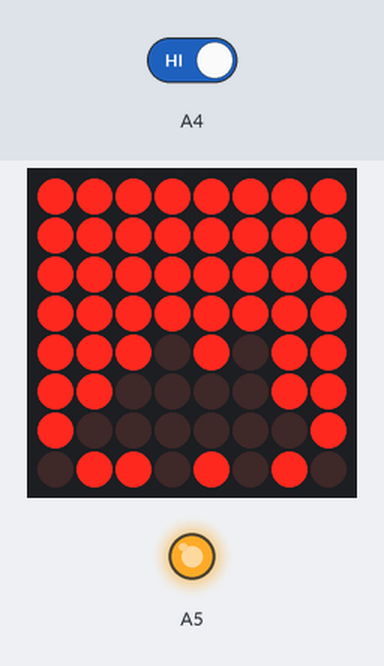
This sketch was run on a simulated Arduino Uno, built with avr-gcc and run on an emulated ATmega328P. Parts: 8×8 LED matrix, output pins drawn as LEDs (lit = HIGH). Wiring (inferred from the names in the program): LED matrix (orientation assumed): rows pin 12, pin 2, pin 14, pin 9, pin 3, pin 8, pin 5, pin 17; columns pin 4, pin 6, pin 7, pin 10, pin 11, pin 13, pin 15, pin 16. The test bench sets the inputs (shaded band); at power-on: A4 HIGH. Random numbers use the default seed unless the sketch sets one; pins used as bus, display or sensor lines are not drawn.

Above: at 1.2 s.
1.3 s: A4 driven LOW
At 2.77 s:
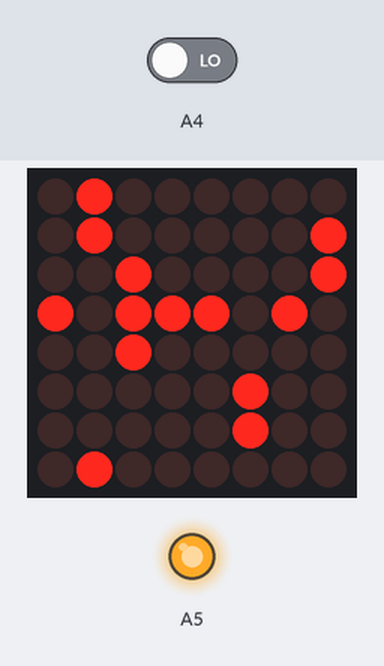
3.0 s: A4 driven HIGH
At 4.23 s:
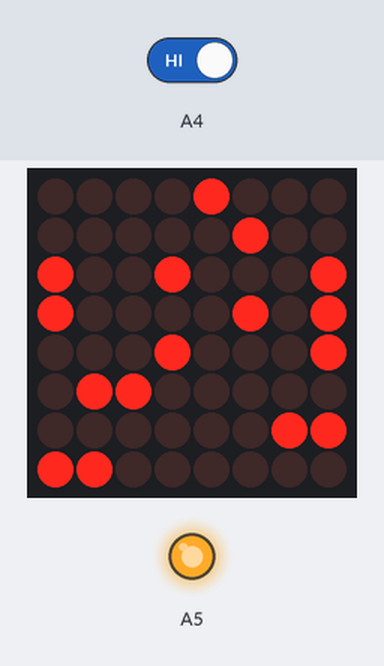
4.9 s: A4 driven LOW
At 7.47 s:
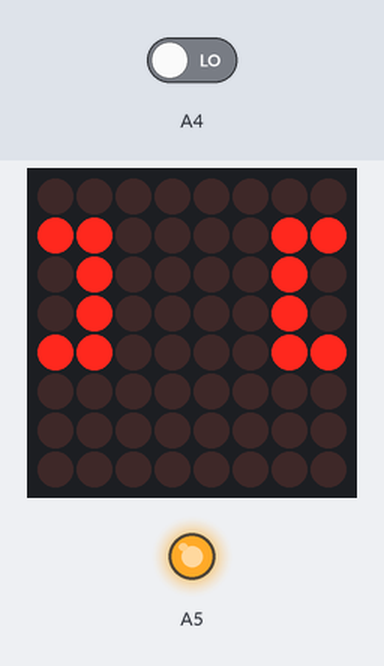
7.9 s: A4 driven HIGH
9.8 s: A4 driven LOW
At 10.55 s:
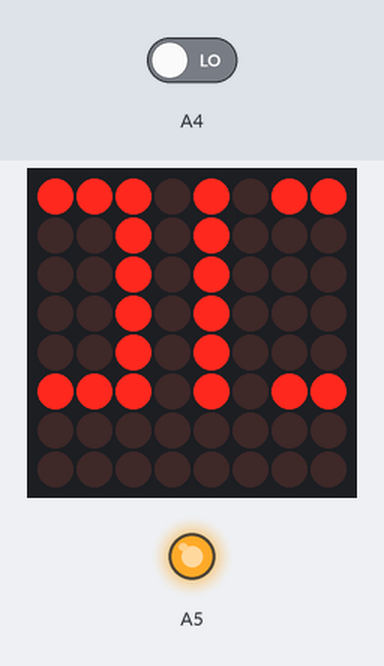
12.8 s: A4 driven HIGH
At 14.93 s:
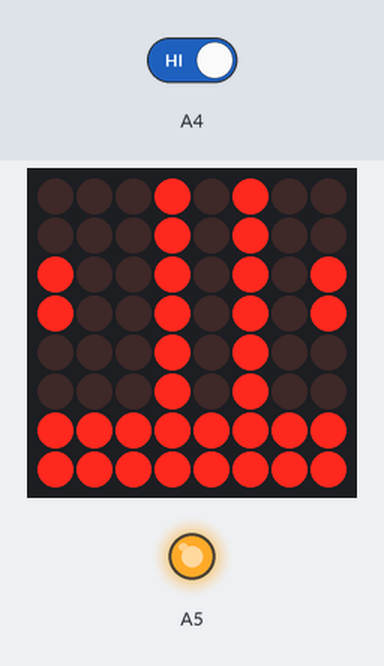

The sketch:

Flip_animation_accessories.ino
```cpp
// (licence header left out)
#include <MsTimer2.h>
#define FallVelocity 80
#define AnimeMax 8

// 8 x 8 matrix LED
// ROW side cathode , COLOMN side of the anode
byte pins[17] = /*Arduino*/ { -1, 9, 8, 7, 6, 5, 4, 3, 2, 17, 16, 15, 14, 13, 12, 11, 10};
const static byte cols[8] = {pins[13], pins[ 3], pins[ 4], pins[10], pins[ 6], pins[11], pins[15], pins[16]};
const static byte rows[8] = {pins[ 9], pins[14], pins[ 8], pins[12], pins[ 1], pins[ 7], pins[ 2], pins[ 5]};

int anime_no = 0;
int button = 0;
int anime_frame = 0;
int cat = 0;
int ano = 0;
unsigned long time;
byte *layer;

byte anime[8][6][AnimeMax] = {{{
      0b00000000,
      0b00000000,
      0b00100100,
      0b00111100,
      0b00111100,
      0b00011000,
      0b00000000,
      0b00000000,
    }, {
      0b00000000,
      0b01100110,
      0b01111110,
      0b01111110,
      0b01111110,
      0b00111100,
      0b00011000,
      0b00000000,
    }, {
      0b01100110,
      0b11111111,
      0b11111111,
      0b11111111,
      0b11111111,
      0b01111110,
      0b00111100,
      0b00011000,
    }, {
      0b00000000,
      0b01100110,
      0b01111110,
      0b01111110,
      0b01111110,
      0b00111100,
      0b00011000,
      0b00000000,
    }, {
      0b00000000,
      0b00000000,
      0b00100100,
      0b00111100,
      0b00111100,
      0b00011000,
      0b00000000,
      0b00000000,
    }, {
      0b00000000,
      0b00000000,
      0b00000000,
      0b00011000,
      0b00011000,
      0b00000000,
      0b00000000,
      0b00000000,
    }
  }, {{
      0b00011000,
      0b00011000,
      0b00010000,
      0b11011011,
      0b11111111,
      0b00001000,
      0b00011000,
      0b00011000,
    }, {
      0b00001100,
      0b00001100,
      0b11001000,
      0b11111000,
      0b00011111,
      0b00010011,
      0b00110000,
      0b00110000,
    }, {
      0b00000110,
      0b11000110,
      0b11100100,
      0b00011000,
      0b00011000,
      0b00100111,
      0b01100011,
      0b01100000,
    }, {
      0b11000011,
      0b11000011,
      0b00100100,
      0b00011000,
      0b00011000,
      0b00100100,
      0b11000011,
      0b11000011,
    }, {
      0b01100000,
      0b01100011,
      0b00100111,
      0b00011000,
      0b00011000,
      0b11100100,
      0b11000110,
      0b00000110,
    }, {
      0b00110000,
      0b00110000,
      0b00010011,
      0b00011111,
      0b11111000,
      0b11001000,
      0b00001100,
      0b00001100,
    }
  }, {{
      0b00000001,
      0b00000001,
      0b00000011,
      0b00000010,
      0b11111100,
      0b00000000,
      0b00000000,
      0b00000000,
    }, {
      0b00000100,
      0b00000100,
      0b00001100,
      0b00001010,
      0b11110010,
      0b00000010,
      0b00000001,
      0b00000001,
    }, {
      0b00010000,
      0b00010000,
      0b00110000,
      0b00101000,
      0b11001001,
      0b00001010,
      0b00000100,
      0b00000100,
    }, {
      0b01000000,
      0b01000000,
      0b11000000,
      0b10100000,
      0b00100111,
      0b00101000,
      0b00010000,
      0b00010000,
    }, {
      0b00000000,
      0b00000000,
      0b00000000,
      0b10000000,
      0b10011111,
      0b10100000,
      0b01000000,
      0b01000000,
    }, {
      0b00000000,
      0b00000000,
      0b00000000,
      0b00000000,
      0b01111111,
      0b10000000,
      0b00000000,
      0b00000000,
    }
  }, {{
      0b00000000,
      0b01100110,
      0b01100110,
      0b00000000,
      0b01111110,
      0b01000010,
      0b01000010,
      0b00111100,
    }, {
      0b00000000,
      0b00100100,
      0b01100110,
      0b00000000,
      0b00111100,
      0b01000010,
      0b00111100,
      0b00000000,
    }, {
      0b00000000,
      0b01100110,
      0b01100110,
      0b00000000,
      0b00111100,
      0b01000010,
      0b00111100,
      0b00000000,
    }, {
      0b00000000,
      0b01100110,
      0b01100110,
      0b00011000,
      0b00100100,
      0b00100100,
      0b00100100,
      0b00011000,
    }, {
      0b00000000,
      0b01100110,
      0b01100110,
      0b00000000,
      0b00000000,
      0b00011000,
      0b00100100,
      0b00011000,
    }, {
      0b00000000,
      0b01100110,
      0b01100110,
      0b00000000,
      0b00000000,
      0b01111110,
      0b00000000,
      0b00000000,
    }
  }, {{
      0b00101000,
      0b00010010,
      0b10010000,
      0b00011001,
      0b10011000,
      0b00000001,
      0b01000000,
      0b00010100,
    }, {
      0b00010100,
      0b01000000,
      0b01000001,
      0b10111000,
      0b00011001,
      0b10000000,
      0b00000010,
      0b00101000,
    }, {
      0b00101000,
      0b00000010,
      0b10000000,
      0b00011001,
      0b10011000,
      0b00100001,
      0b01100000,
      0b00010100,
    }, {
      0b00010100,
      0b01000000,
      0b00000001,
      0b10011000,
      0b00011001,
      0b10001000,
      0b0000110,
      0b00101000,
    }, {
      0b00101000,
      0b00000010,
      0b10000000,
      0b00011001,
      0b10011000,
      0b00000111,
      0b01000000,
      0b00010100,
    }, {
      0b00010100,
      0b01000000,
      0b00000011,
      0b10011100,
      0b00011001,
      0b10000000,
      0b0000010,
      0b00101000,
    }
  }, {{
      0b00000000,
      0b00000000,
      0b00000000,
      0b00011000,
      0b00011000,
      0b00000000,
      0b00000000,
      0b00000000,
    }, {
      0b00000000,
      0b00000000,
      0b00011000,
      0b00100100,
      0b00100100,
      0b00011000,
      0b00000000,
      0b00000000,
    }, {
      0b00000000,
      0b00011000,
      0b00100100,
      0b01000010,
      0b01000010,
      0b00100100,
      0b00011000,
      0b00000000,
    }, {
      0b00111100,
      0b01000010,
      0b10000001,
      0b10000001,
      0b10000001,
      0b10000001,
      0b01000010,
      0b00111100,
    }, {
      0b10000001,
      0b00000000,
      0b00000000,
      0b00000000,
      0b00000000,
      0b00000000,
      0b00000000,
      0b10000001,
    }, {
      0b00000000,
      0b00000000,
      0b00000000,
      0b00000000,
      0b00000000,
      0b00000000,
      0b00000000,
      0b00000000,
    }
  }, {{
      0b11111111,
      0b10000001,
      0b10000001,
      0b10011001,
      0b10011001,
      0b10000001,
      0b10000001,
      0b11111111,
    }, {
      0b00000000,
      0b00000000,
      0b00111100,
      0b00100100,
      0b00100100,
      0b00111100,
      0b00000000,
      0b00000000,
    }, {
      0b00000000,
      0b01111110,
      0b01000010,
      0b01000010,
      0b01000010,
      0b01000010,
      0b01111110,
      0b00000000,
    }, {
      0b11111111,
      0b10000001,
      0b10000001,
      0b10011001,
      0b10011001,
      0b10000001,
      0b10000001,
      0b11111111,
    }, {
      0b00000000,
      0b00000000,
      0b00111100,
      0b00100100,
      0b00100100,
      0b00111100,
      0b00000000,
      0b00000000,
    }, {
      0b00000000,
      0b01111110,
      0b01000010,
      0b01000010,
      0b01000010,
      0b01000010,
      0b01111110,
      0b00000000,
    }
  }, {{
      0b01010110,
      0b10101001,
      0b10101001,
      0b01100110,
      0b01100110,
      0b10011001,
      0b10011001,
      0b01100110,
    }, {
      0b01101001,
      0b01101001,
      0b10010110,
      0b10010110,
      0b01101001,
      0b01101001,
      0b10010110,
      0b10010110,
    }, {
      0b10011001,
      0b01100110,
      0b01100110,
      0b10011001,
      0b10011001,
      0b01100110,
      0b01100110,
      0b10011001,
    }, {
      0b10010110,
      0b10010110,
      0b01101001,
      0b01101001,
      0b10010110,
      0b10010110,
      0b01101001,
      0b01101001,
    }, {
      0b11111111,
      0b10011001,
      0b10011001,
      0b11100111,
      0b11100111,
      0b10011001,
      0b10011001,
      0b11111111,
    }, {
      0b11111111,
      0b11000011,
      0b10100101,
      0b10011001,
      0b10011001,
      0b10100101,
      0b11000011,
      0b11111111,
    }
  }
};

void setup()
{
  for ( int cat = 0; cat < 8; cat++ ) {
    pinMode( rows[cat], OUTPUT );
    digitalWrite( rows[cat], HIGH );
  }
  for ( int ano = 0; ano < 8; ano++ ) {
    pinMode( cols[ano], OUTPUT );
    digitalWrite( cols[ano], LOW );
  }

  pinMode(A4, INPUT);
  pinMode(A5, OUTPUT);
  digitalWrite(A5, HIGH);

  MsTimer2::set(1, display);
  MsTimer2::start();

  time = millis() +  FallVelocity;

}

void loop()
{
  if (time < millis()) {
    time = millis() +  FallVelocity;
    if (digitalRead(A4) == 0) {
      button < 13 ? button++ : button = 0;
      anime_frame = 0;
    }
    switch (button) {
      case 0:
        anime_frame < 5 ? anime_frame++ : anime_frame = 0;
        anime_no = 0;
        break;
      case 1:
        anime_frame < 5 ? anime_frame++ : anime_frame = 0;
        anime_no = 1;
        break;
      case 2:
        anime_frame > 0 ? anime_frame-- : anime_frame = 5;
        anime_no = 1;
        break;
      case 3:
        anime_frame < 5 ? anime_frame++ : anime_frame = 0;
        anime_no = 2;
        break;
      case 4:
        anime_frame > 0 ? anime_frame-- : anime_frame = 5;
        anime_no = 2;
        break;
      case 5:
        anime_frame = random(0, 6);
        anime_no = 3;
        break;
      case 6:
        anime_frame < 5 ? anime_frame++ : anime_frame = 0;
        anime_no = 4;
        break;
      case 7:
        anime_frame > 0 ? anime_frame-- : anime_frame = 5;
        anime_no = 4;
        break;
      case 8:
        anime_frame < 5 ? anime_frame++ : anime_frame = 0;
        anime_no = 5;
        break;
      case 9:
        anime_frame > 0 ? anime_frame-- : anime_frame = 5;
        anime_no = 5;
        break;
      case 10:
        anime_frame < 5 ? anime_frame++ : anime_frame = 0;
        anime_no = 6;
        break;
      case 11:
        anime_frame > 0 ? anime_frame-- : anime_frame = 5;
        anime_no = 6;
        break;
      case 12:
        anime_frame < 3 ? anime_frame++ : anime_frame = 0;
        anime_no = 7;
        break;
      case 13:
        anime_frame > 0 ? anime_frame-- : anime_frame = 3;
        anime_no = 7;
        break;
    }
    layer = anime[anime_no % AnimeMax][anime_frame];
  }
}

void display()
{
  cat < 7 ? cat++ :  cat = 0;
  digitalWrite( *(rows + cat), LOW );
  for ( ano = 0; ano < 8; ano++ ) {
    digitalWrite( *(cols + ano) , (*(layer + cat) >> ano ) & 0x01 );
    delayMicroseconds(50);
    digitalWrite( *(cols + ano), LOW );
  }
  digitalWrite( *(rows + cat), HIGH );
}
```
